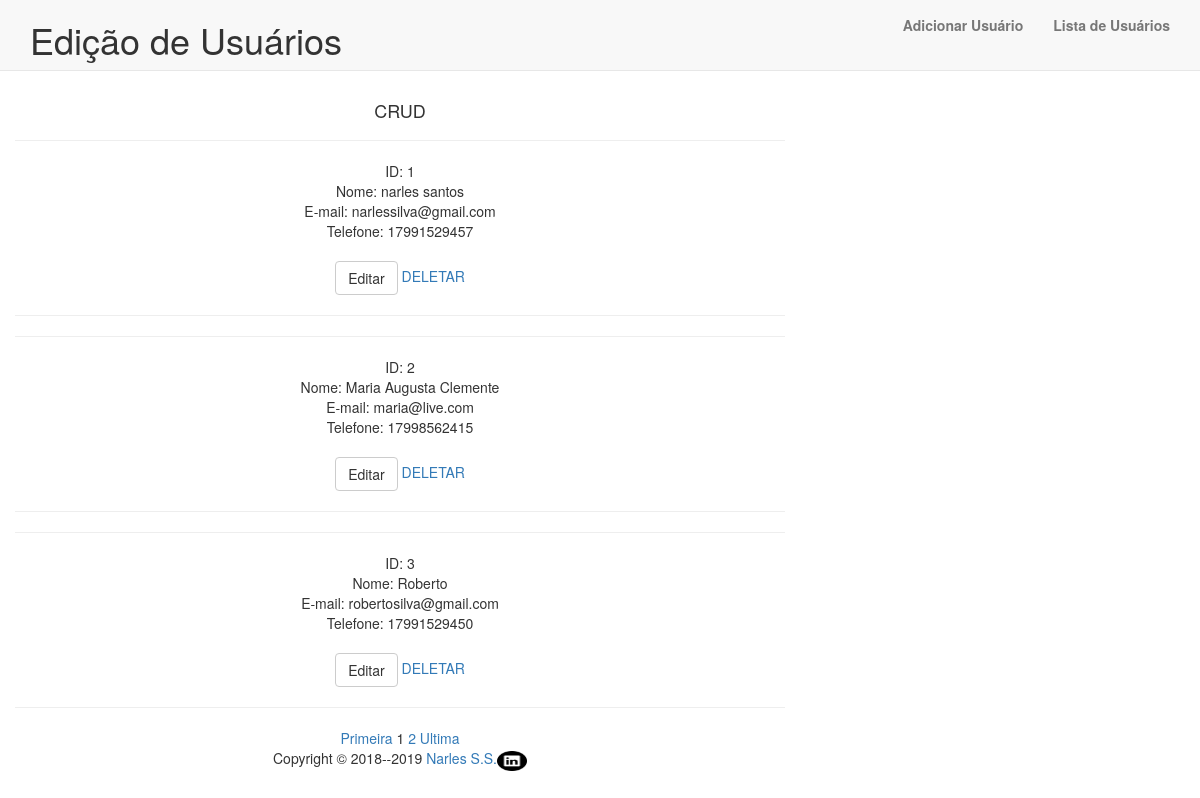
The page / on the database its author committed.
### tables this page shows
CREATE TABLE `usuarios` (
  `id` int(11) NOT NULL,
  `nome` varchar(100) NOT NULL,
  `email` varchar(120) NOT NULL,
  `telefone` varchar(15) NOT NULL
);

### index.php (the view, shortened to what this page needs)
<?php
include_once("conexao.php");
?>
<!DOCTYPE html>
<html lang="pt-br">
	<head>
		<link rel="stylesheet" href="https://maxcdn.bootstrapcdn.com/bootstrap/3.3.6/css/bootstrap.min.css">
	</head>
	<body>
	    <nav class="navbar navbar-default navbar-static-top">
	      <div class="container">
	        <div class="navbar-header">
	          <h1>
	          Edição de Usuários</h1>
	        </div>
	        <div id="navbar" class="navbar-collapse collapse">
	          <ul class="nav navbar-nav navbar-right">
	            <li><a href="cadastro.php"><b>Adicionar Usuário </b></a></li>
	            <li><a href="lista.php"><b>Lista de Usuários</b></a></li>
	          </ul>
	        </div>
	      </div>
	    </nav>
		       <div class="col-lg-8" align="center">
            <span ><center><h4>CRUD</h4></center></span>
		<?php
		$pagina_atual = filter_input(INPUT_GET,'pagina', FILTER_SANITIZE_NUMBER_INT);
		$pagina = (!empty($pagina_atual)) ? $pagina_atual : 1;
		$qnt_result_pg = 3;
		$inicio = ($qnt_result_pg * $pagina) - $qnt_result_pg;
		$result_usuarios = "SELECT * FROM usuarios LIMIT $inicio, $qnt_result_pg ; ";
		$resultado_usuarios = mysqli_query($conn, $result_usuarios);
		while($row_usuario = mysqli_fetch_assoc($resultado_usuarios))
		{
			echo "<hr><div> ID: " . $row_usuario['id'] . "<br>";
			echo "Nome: " . $row_usuario['nome'] . "<br>";
			echo "E-mail: " . $row_usuario['email'] . "<br>";
			echo "Telefone: " . $row_usuario['telefone'] . "<br><br>";
			echo " <a href='edit_usuario.php?id=" . $row_usuario['id'] . "'class='btn btn-default' >Editar</a>  ";
			echo "<a href='processo_apagar_usuario.php?id=" . $row_usuario['id'] . " 'onclick=\"return confirm('Tem certeza que deseja deletar esse registro?'); return false;\"'class='btn btn-info' >DELETAR</a><br><hr>
			</div>";
		}
		$result_pg = "SELECT COUNT(id) AS num_result FROM usuarios";
		$resultado_pg = mysqli_query($conn, $result_pg);
		$row_pg = mysqli_fetch_assoc($resultado_pg);
		$quantidade_pg = ceil($row_pg['num_result'] / $qnt_result_pg);
		$max_links = 3;
		echo "<a href='index.php?pagina=1'>Primeira</a> ";
		echo "$pagina ";
		for($pag_dep = $pagina + 1; $pag_dep <= $pagina + $max_links; $pag_dep++){
			if($pag_dep <= $quantidade_pg){
				echo "<a href='index.php?pagina=$pag_dep'>$pag_dep</a> ";
			}
		}
		echo "<a href='index.php?pagina=$quantidade_pg'>Ultima</a>";
		echo "<br><p>Copyright &copy; 2018--" . date("Y") . " <a href='https://www.linkedin.com/in/narles-silva-953b0b15b'>Narles S.S.<img src='imagens\iconein.png'alt=”some text” width=30 height=20</a></p>";
		?></div>
	</body>
</html>

### rows shown on the page
usuarios: id "1", nome "narles santos", email "narlessilva@gmail.com", telefone "17991529457"
usuarios: id "2", nome "Maria Augusta Clemente", email "maria@live.com", telefone "17998562415"
usuarios: id "3", nome "Roberto", email "robertosilva@gmail.com", telefone "17991529450"

### other values the page prints
$pagina "1"
